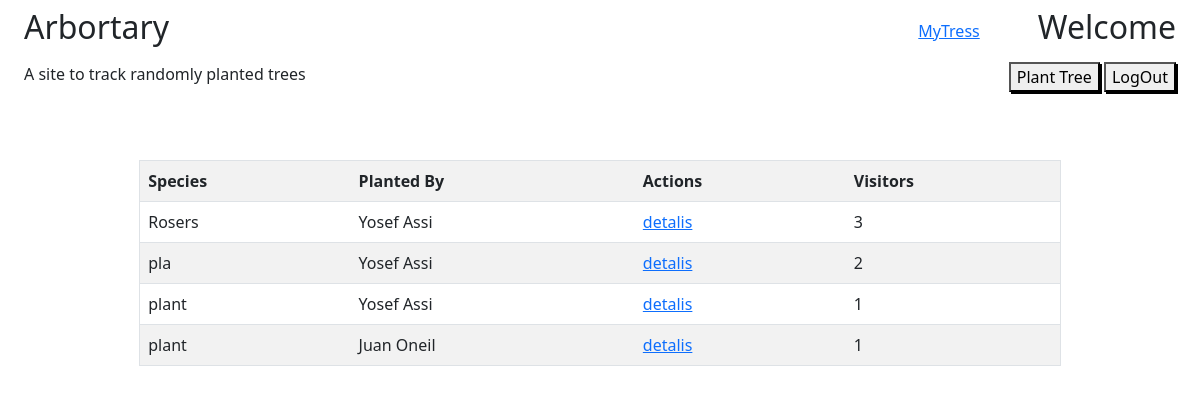
The page /allplant on the database its author committed.
### first_app/models.py (models this page shows)
class Plant(models.Model):
    species = models.CharField(max_length=255)
    location = models.CharField(max_length=255)
    reason= models.CharField(max_length=255)
    planted_by= models.ForeignKey(User,related_name="planted",on_delete = models.CASCADE)
    date_planed= models.DateField()
    created_at = models.DateTimeField(auto_now_add=True)
    updated_at = models.DateTimeField(auto_now=True)
    users_who_visit=models.ManyToManyField(User,related_name="visit_user")
    objects=PlantManager()

class User(models.Model):
    first_name = models.CharField(max_length=255)
    last_name = models.CharField(max_length=255)
    email= models.CharField(max_length=255)
    password= models.CharField(max_length=255)
    created_at = models.DateTimeField(auto_now_add=True)
    updated_at = models.DateTimeField(auto_now=True)
    objects=UserManager()

### first_app/views.py (the view)
# urls.py: path('allplant',views.allplant),
def allplant(request):
    context = {
        'allplanet':Plant.objects.all()
    }
    return render(request,'main.html',context)

### first_app/templates/main.html (shortened to what this page needs)
<!DOCTYPE html>
<html lang="en">
<head>
    {% load static %}
    <link rel="stylesheet" href="{% static 'style1.css' %}">
    <link href="https://cdn.jsdelivr.net/npm/bootstrap@5.2.1/dist/css/bootstrap.min.css" rel="stylesheet">
</head>
<body>
    <div class="containerB">
        <div class="navbar">
            <div class="nav1">
                <h2>Arbortary</h2>
            </div>
            <div class="nav2">
                <a href="/mytree">MyTress</a>
            </div>
            <div class="nav3">
                <h2> Welcome {{request.session.user_name}}</h2>
            </div>
        </div>
        <div class="navbar2">
            <div class="nav1">
                <p>A site to track randomly planted trees</p>
            </div>
            <div class="nav2">
                <button><a class="a1" href="/newplant">Plant Tree</a></button>
                <button><a class="a1" href="/logout">LogOut</a></button>
            </div>
        </div>
        <div class="tree">
        <table border=1 class="table table-striped">
            <tr>
                <th>Species</th>
                <th>Planted By</th>
                <th>Actions</th>
                <th>Visitors</th>
            </tr>
        {% for i in allplanet %}
            <tr>
                <td>{{i.species}}</td>
                <td>{{i.planted_by.first_name}} {{i.planted_by.last_name}}</td>
                <td><a href="/details/{{i.id}}">detalis</a></td>
                <td>{{i.users_who_visit.all.count}}</td>
            </tr>
        {% endfor %}
        </table>
    </div>
    </div>
</body>
</html>

### first_app/static/style1.css (style rules this page uses)
.navbar { display: flex ; justify-content: space-between; }
.navbar2 { display: flex ; justify-content: space-between; }
.tree { margin: 5% 10%; }
.table { padding: 5%; }
.nav2 { margin-left: 60%; }
.containerB { margin: 0 2%; }
.a1 { text-decoration: none; color: black; }
button { box-shadow: 2px 2px black; }

### rows shown on the page
Plant: species "Rosers", planted_by.first_name "Yosef", planted_by.last_name "Assi", users_who_visit.all.count "3"
Plant: species "pla", planted_by.first_name "Yosef", planted_by.last_name "Assi", users_who_visit.all.count "2"
Plant: species "plant", planted_by.first_name "Yosef", planted_by.last_name "Assi", users_who_visit.all.count "1"
Plant: species "plant", planted_by.first_name "Juan", planted_by.last_name "Oneil", users_who_visit.all.count "1"
